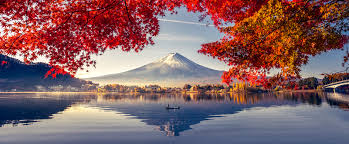
#> input picture Computer_Vision/images.jpeg, 349 x 144 px
$ jupyter execute Untitled.ipynb
#> lines starting #> are read from the running program, lines starting #| are printed output that depends on the picture
[cell 1]
from skimage import io
import matplotlib.pyplot as plt
from skimage.transform import rescale,resize,downscale_local_mean
from skimage.filters import roberts,sobel,prewitt,scharr ## Edge detecrtion filter_forward
from skimage.feature import canny

[cell 2]
img = io.imread("images.jpeg",as_gray=True)
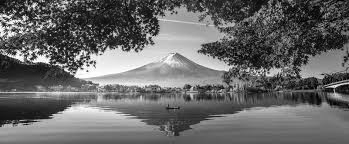
#> img: shape (144, 349) float64; min 0.000833, max 0.999, mean 0.411

[cell 3]
rescaled_img = rescale(img,1/4,anti_aliasing=True)
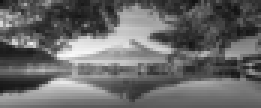
#> rescaled_img: shape (36, 87) float64 (shown 3 times larger); min 0.0685, max 0.98, mean 0.411

[cell 4]
plt.imshow(rescaled_img)

[cell 5]
rescaled_img.shape
#> Out = (36, 87)

[cell 6]
resized_img = resize(img,(100,100),anti_aliasing=True)
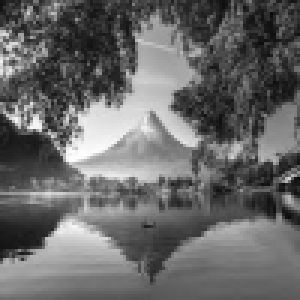
#> resized_img: shape (100, 100) float64 (shown 3 times larger); min 0.0382, max 0.994, mean 0.411

[cell 7]
plt.imshow(rescaled_img)

[cell 8]
downscaled_img = downscale_local_mean(img,(4,3))
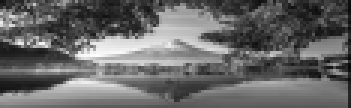
#> downscaled_img: shape (36, 117) float64 (shown 3 times larger); min 0.034, max 0.994, mean 0.409

[cell 9]
plt.imshow(downscaled_img)

[cell 10]
edge_roberts = roberts(img)
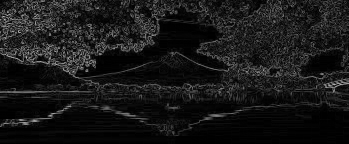
#> edge_roberts: shape (144, 349) float64; min 0, max 0.733, mean 0.096
edge_sobel = sobel(img)
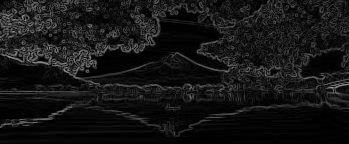
#> edge_sobel: shape (144, 349) float64; min 0, max 0.607, mean 0.0869
edge_prewitt = prewitt(img)
edge_schar = scharr(img)

[cell 11]
fig, axs = plt.subplots(2, 2, figsize=(10,4))
axs[0][0].imshow(edge_roberts,cmap="gray")
axs[0][1].imshow(edge_sobel,cmap="gray")
axs[1][0].imshow(edge_prewitt,cmap="gray")
axs[1][1].imshow(edge_schar,cmap="gray")

[cell 12]
axs.shape

[cell 13]
edge_canny = canny(img,sigma=3)
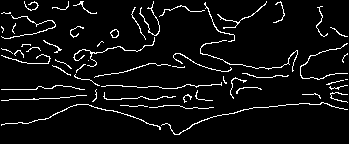
#> edge_canny: shape (144, 349) bool; 5.9% white in thin lines or dots
